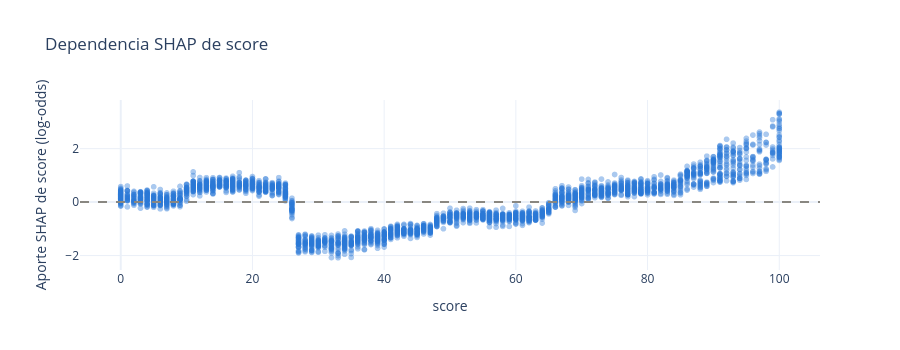
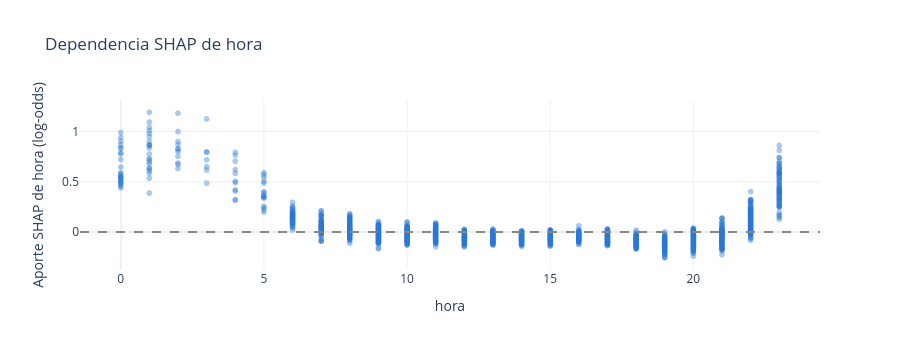
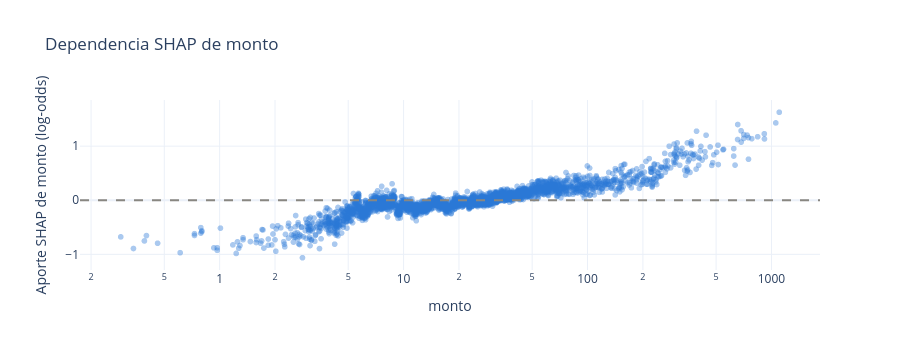

These figures' notebook cell, in order:
### Markdown cell above
Dos formas de ver cómo cambia el riesgo con una variable:

- **Dependencia SHAP**: el aporte de la variable en cada transacción según su valor. La dispersión vertical muestra cuánto depende ese aporte de las demás variables (interacciones).
- **Dependencia parcial**: la probabilidad media que predice el modelo si **todas** las transacciones tuvieran ese valor de la variable. Está en la escala de probabilidad, así que se compara directo con el umbral de 0,15.

Se analizan `score`, `hora` y `monto`, además de las categóricas `perfil_onp` y `o`.

### Code cell
# Dependencia SHAP de las variables numéricas, sobre una submuestra para no embeber miles de puntos en el notebook
submuestra = shap_por_variable.sample(TAMANO_MUESTRA_DEPENDENCIA, random_state=SEMILLA).index

for columna, escala_log in [('score', False), ('hora', False), ('monto', True)]:
    fig = px.scatter(
        x=muestra_shap.loc[submuestra, columna],
        y=shap_por_variable.loc[submuestra, columna],
        opacity=0.4,
        log_x=escala_log,
        color_discrete_sequence=[COLOR_PRINCIPAL],
        labels={'x': columna, 'y': f'Aporte SHAP de {columna} (log-odds)'},
        title=f'Dependencia SHAP de {columna}',
    )
    fig.add_hline(y=0, line_dash='dash', line_color=COLOR_REFERENCIA)
    fig.update_layout(height=350)
    fig.show()

### Figure 1 — Plotly figure (JSON) as saved in the notebook; plotly's stock layout.template omitted (floating-point values rounded to 4 significant figures; data arrays with more than 128 entries replaced by an {"elided": "..."} marker saying what was removed)
{"data": [{"hovertemplate": "score=%{x}<br>Aporte SHAP de score (log-odds)=%{y}<extra></extra>", "legendgroup": "", "marker": {"color": "#2a78d6", "opacity": 0.4, "symbol": "circle"}, "mode": "markers", "name": "", "showlegend": false, "type": "scattergl", "x": {"elided": "3000 int values"}, "xaxis": "x", "y": {"elided": "3000 float values"}, "yaxis": "y"}], "layout": {"height": 350, "legend": {"tracegroupgap": 0}, "shapes": [{"line": {"color": "#898781", "dash": "dash"}, "type": "line", "x0": 0, "x1": 1, "xref": "x domain", "y0": 0, "y1": 0, "yref": "y"}], "title": {"text": "Dependencia SHAP de score"}, "xaxis": {"anchor": "y", "domain": [0, 1], "title": {"text": "score"}}, "yaxis": {"anchor": "x", "domain": [0, 1], "title": {"text": "Aporte SHAP de score (log-odds)"}}}}

### Figure 2 — Plotly figure (JSON) as saved in the notebook; plotly's stock layout.template omitted (floating-point values rounded to 4 significant figures; data arrays with more than 128 entries replaced by an {"elided": "..."} marker saying what was removed)
{"data": [{"hovertemplate": "hora=%{x}<br>Aporte SHAP de hora (log-odds)=%{y}<extra></extra>", "legendgroup": "", "marker": {"color": "#2a78d6", "opacity": 0.4, "symbol": "circle"}, "mode": "markers", "name": "", "showlegend": false, "type": "scattergl", "x": {"elided": "3000 int values"}, "xaxis": "x", "y": {"elided": "3000 float values"}, "yaxis": "y"}], "layout": {"height": 350, "legend": {"tracegroupgap": 0}, "shapes": [{"line": {"color": "#898781", "dash": "dash"}, "type": "line", "x0": 0, "x1": 1, "xref": "x domain", "y0": 0, "y1": 0, "yref": "y"}], "title": {"text": "Dependencia SHAP de hora"}, "xaxis": {"anchor": "y", "domain": [0, 1], "title": {"text": "hora"}}, "yaxis": {"anchor": "x", "domain": [0, 1], "title": {"text": "Aporte SHAP de hora (log-odds)"}}}}

### Figure 3 — Plotly figure (JSON) as saved in the notebook; plotly's stock layout.template omitted (floating-point values rounded to 4 significant figures; data arrays with more than 128 entries replaced by an {"elided": "..."} marker saying what was removed)
{"data": [{"hovertemplate": "monto=%{x}<br>Aporte SHAP de monto (log-odds)=%{y}<extra></extra>", "legendgroup": "", "marker": {"color": "#2a78d6", "opacity": 0.4, "symbol": "circle"}, "mode": "markers", "name": "", "showlegend": false, "type": "scattergl", "x": {"elided": "3000 float values"}, "xaxis": "x", "y": {"elided": "3000 float values"}, "yaxis": "y"}], "layout": {"height": 350, "legend": {"tracegroupgap": 0}, "shapes": [{"line": {"color": "#898781", "dash": "dash"}, "type": "line", "x0": 0, "x1": 1, "xref": "x domain", "y0": 0, "y1": 0, "yref": "y"}], "title": {"text": "Dependencia SHAP de monto"}, "xaxis": {"anchor": "y", "domain": [0, 1], "title": {"text": "monto"}, "type": "log"}, "yaxis": {"anchor": "x", "domain": [0, 1], "title": {"text": "Aporte SHAP de monto (log-odds)"}}}}
